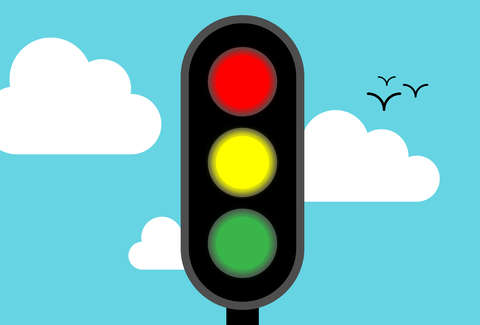
#> input picture image_processing/data/traffic_lights.jpg, 480 x 325 px
$ jupyter execute main.ipynb
#> lines starting #> are read from the running program, lines starting #| are printed output that depends on the picture; after the words box and inside, x2 and y2 are one past the last pixel; in counts of white or black regions, pixels touching at a corner belong together
[cell 1]
import numpy as np
import matplotlib.pyplot as plt
import cv2

# Importing data

[cell 2]
img = cv2.imread('../data/traffic_lights.jpg')
#> img is the input picture: shape (325, 480, 3); mean B, G, R 188.4, 186, 120.8
img = cv2.cvtColor(img, cv2.COLOR_BGR2RGB)

plt.imshow(img)

# Show separated colors

### Colors

[cell 3]
color_bounds = [
	([0, 10, 25], [255, 90, 45]),
	([40, 70, 20], [255, 255, 40]),
	([35, 160, 60], [65, 255, 130]),
    ([100, 210, 220], [110, 220, 240])
]

names_bounds = ['Red', 'Yellow', 'Green', 'Blue']

### Detection

[cell 4]
for (lower, upper), title in zip(color_bounds, names_bounds):
    # get lower and upper boundaries as arrays
    lower = np.array(lower, dtype=np.uint8)
    upper = np.array(upper, dtype=np.uint8)

    # find colors for specified boundaries and apply the mask
    mask = cv2.inRange(img, lower, upper)
    img_res = cv2.bitwise_and(img, img, mask=mask)

    imgs_stack = np.hstack([img, img_res])

    plt.figure(figsize=(10, 10))

    plt.title(title, fontsize=20)
    plt.imshow(imgs_stack)
    plt.show()
#> this loop made 4 passes
#> pass 1, `mask = cv2.inRange(img, lower, upper)`:
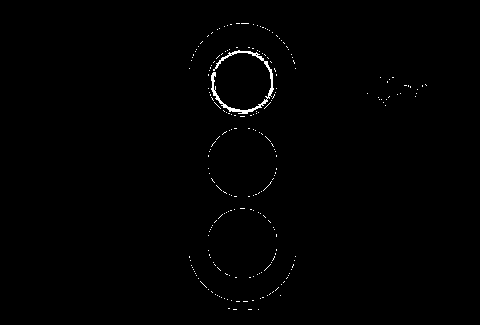
#> mask: shape (325, 480); 0.62% white in thin lines or dots, all inside (x1, y1, x2, y2) = (189, 23, 427, 310)
#> pass 1, `imgs_stack = np.hstack([img, img_res])`:
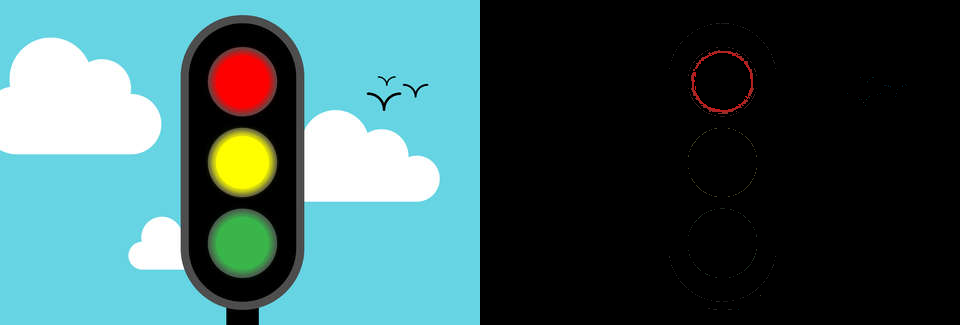
#> imgs_stack: shape (325, 960, 3); mean R, G, B 60.7, 93.1, 94.3
#> pass 2, `mask = cv2.inRange(img, lower, upper)`:
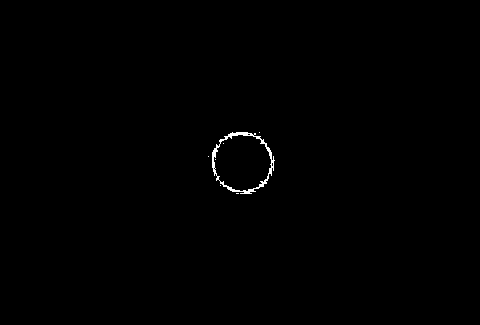
#> mask: shape (325, 480); 0.34% white in thin lines or dots, all inside (x1, y1, x2, y2) = (208, 132, 275, 194)
#> pass 2, `plt.show()`:
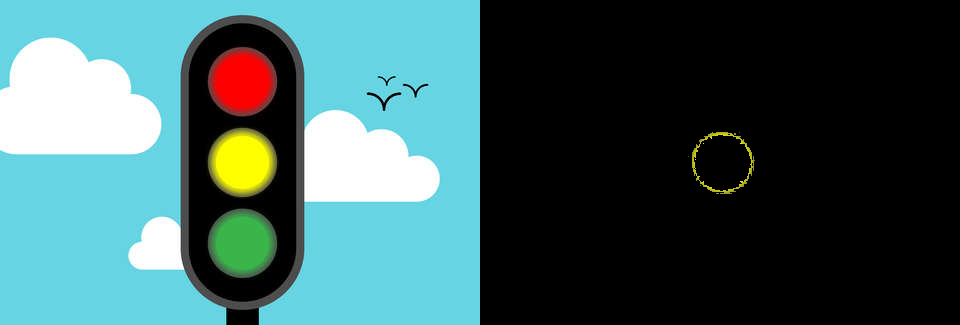
#> shown: shape (325, 960, 3); mean R, G, B 60.7, 93.3, 94.3
